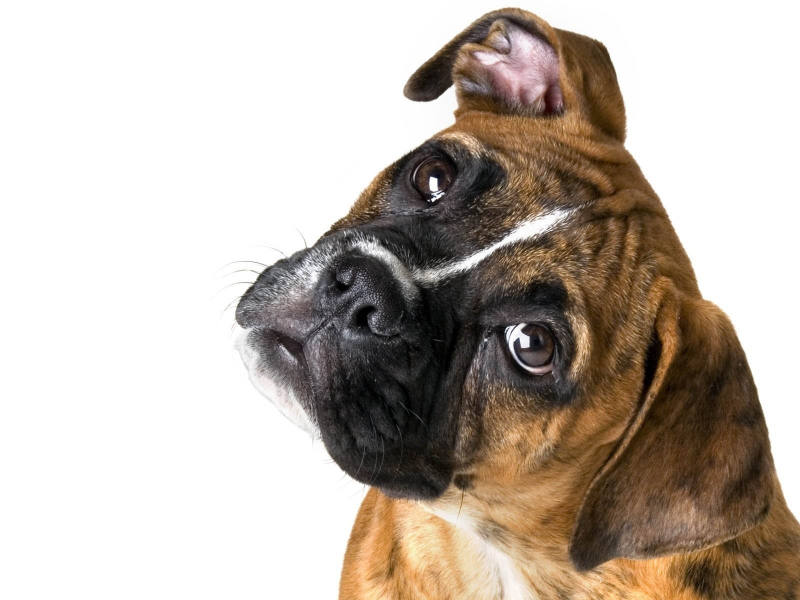
%> input picture Imaging/puppy.jpg, 1600 x 1200 px (shown at 1/2 size)
$ octave imaging.m   (GNU Octave 9; MATLAB toolbox functions it lacks are replaced by stand-ins)
%> lines starting %> are read from the running program, lines starting %| are printed output that depends on the picture; in (x1, y1, x2, y2) boxes, pixels count from 0 and x2, y2 are one past the last pixel; in counts of white or black regions, pixels touching at a corner belong together; the program's own positions count from 1
%% imaging

%red green and blue colors each have their own value matrices that are "overlayed" to find the resulting colors
% in each pixel, creating an image.

%images are considered figures, so you need close all in housekeeping
clc
clear
close all

% dimensions of RGB image
% number of rows of pixels x number of columns x 3 (1 layer per color)

%imread

ImageMatrix = imread('puppy.jpg');
%> ImageMatrix is the input picture: size 1200x1600x3 uint8; mean R, G, B 190.7, 180.7, 171.2

%layer 1 = red
%layer 2 = green
%layer 3 = blue

%show the image
%show the image matrix as an image

figure(1)
image(ImageMatrix);

%wants to know the size of the ImageMatrix

%layer should always be 3
[row, col, layer] = size(ImageMatrix);
%> row = 1200; col = 1600; layer = 3

%R = I(:,:,1);
%G = I(:,:,2);
%B = I(:,:,3);

%implicit loop
%separate each color layer
red = ImageMatrix(:,:,1);
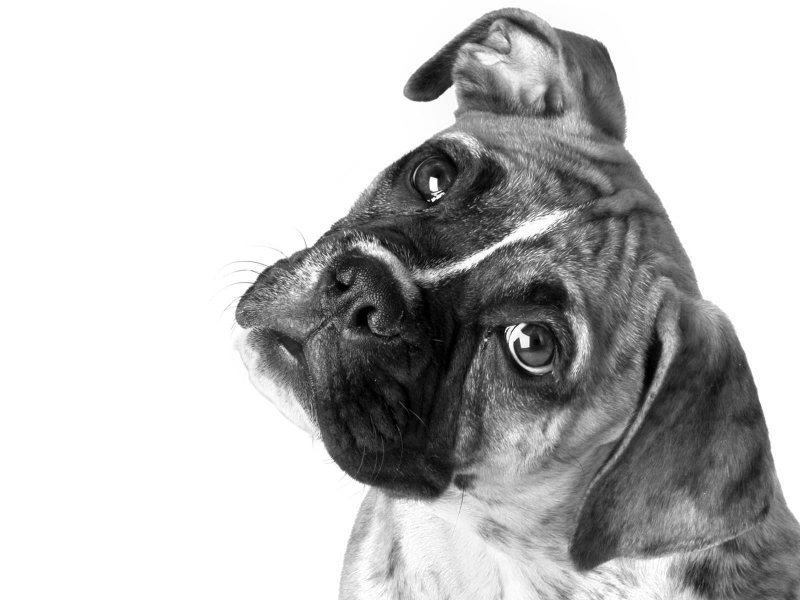
%> red: size 1200x1600 uint8 (shown at 1/2 size); min 0, max 255, mean 190.7
green = ImageMatrix(:,:,2);
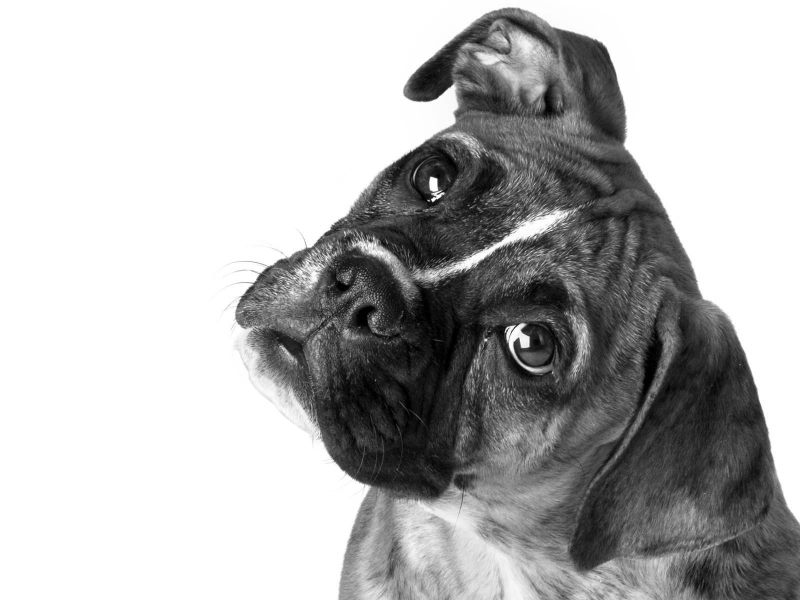
%> green: size 1200x1600 uint8 (shown at 1/2 size); min 0, max 255, mean 180.7
blue = ImageMatrix(:,:,3);
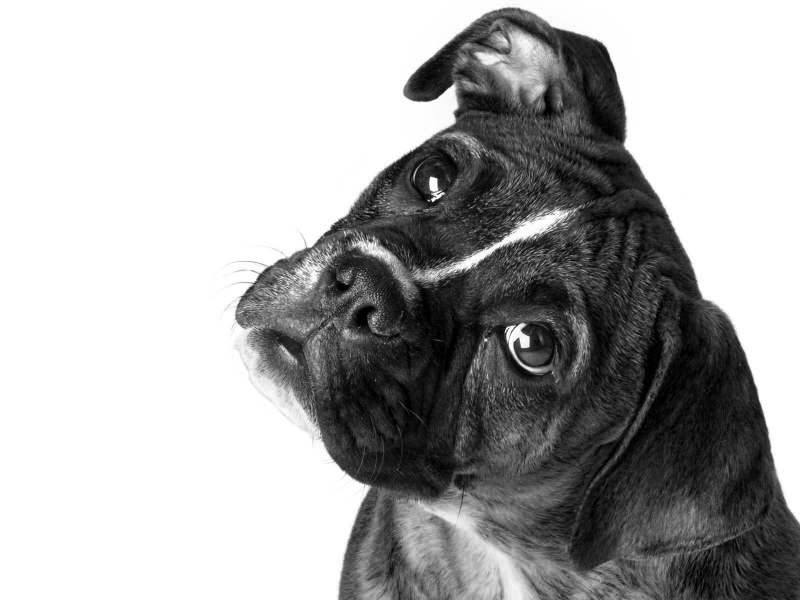
%> blue: size 1200x1600 uint8 (shown at 1/2 size); min 0, max 255, mean 171.2

%finding dimensions of the red matrix
[redr, redc, redl] = size(red);
%> redr = 1200; redc = 1600; redl = 1

%2 dimensional matrix
max_red = max(max(red)); %255 is max
%> max_red = 255
min_red = min(min(red)); %0 is min
%> min_red = 0

%the range for nay color is always from 0 to 255

%create a mask to identify all of the white pixels
%account for some tolerance to include imperfections
white_mask = red > 252 & green > 252 & blue > 252;
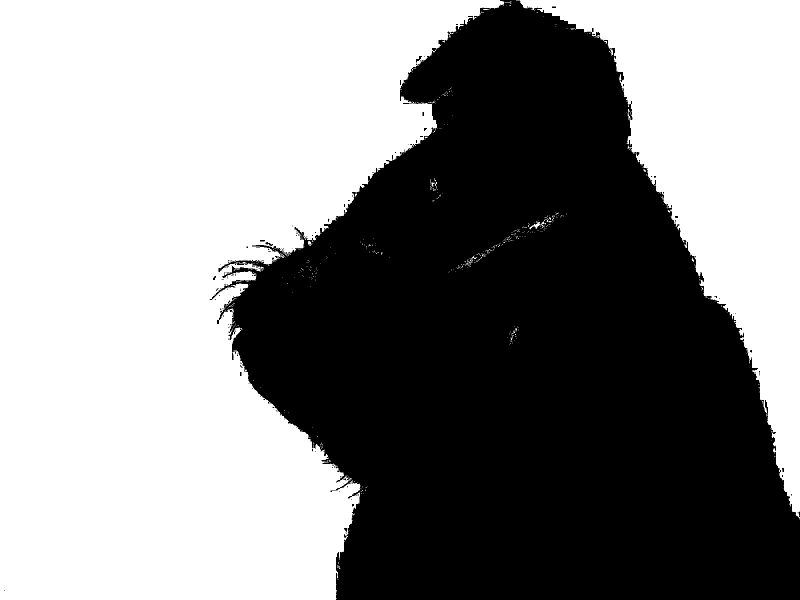
%> white_mask: size 1200x1600 logical (shown at 1/2 size); 53.9% white; 151 black regions (135 under 20 px), largest, box (x1, y1, x2, y2) and area: (419, 0, 1600, 1200) 883490, (832, 112, 844, 127) 63, (531, 484, 546, 492) 53
%identifying the pixels where red green and blue are greater than the tolerance of 180

%to apply a 2d mask on a 3d image, we must convert our mask matrix into a 3d image matrix
%to create a 3d matrix, concatenate
white_layer = cat(3, white_mask, white_mask, white_mask);
%taking the same image and making it 3 layers
%the above command builds a 3d matrix; "cat" concatenates data

tiedye = imread('tiedye.jpg');
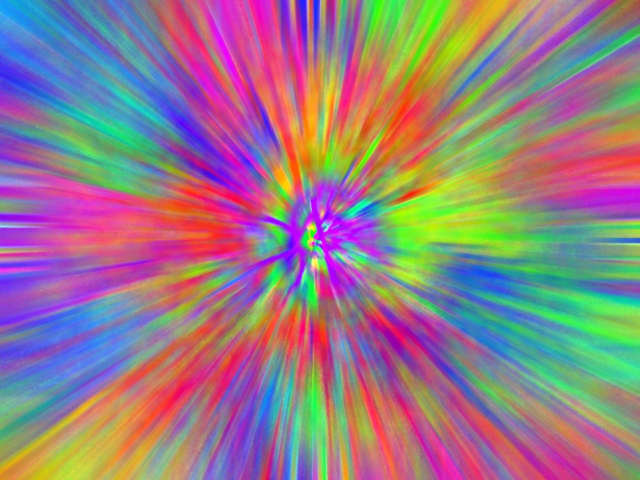
%> input picture Imaging/tiedye.jpg, 1280 x 960 px (shown at 1/2 size)
%> tiedye is the input picture: size 960x1280x3 uint8; mean R, G, B 149.9, 123.3, 134

figure(2)
image(tiedye);

%to combine the images of the tiedye backgroun and the puppy, the images must be the same size, in this case, 1600x1200

%we must resize one of the images
%imresize

tiedye_resize = imresize(tiedye,[row, col]);

figure(3)
image(tiedye_resize);

%applying 3d mask on both puppy image as well as resized tiedye image
ImageMatrix(white_layer) = tiedye_resize(white_layer);
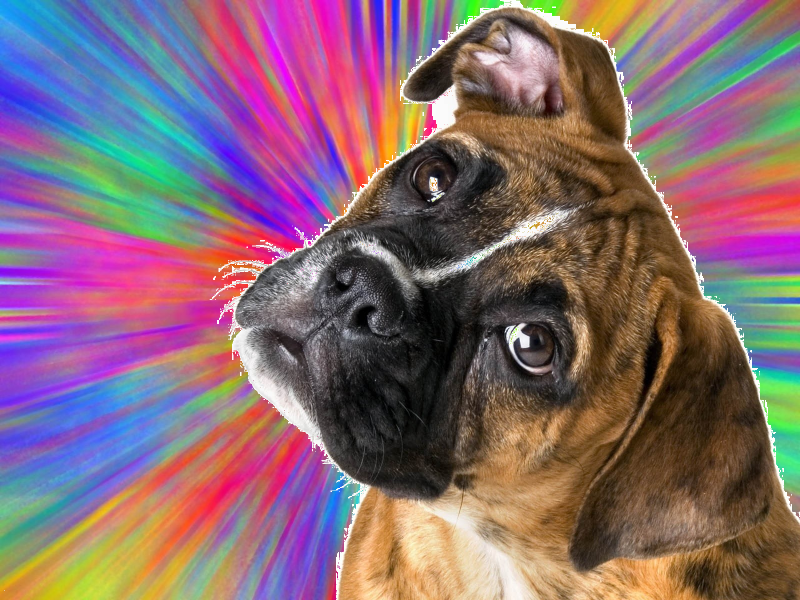
%> ImageMatrix: size 1200x1600x3 uint8 (shown at 1/2 size); mean R, G, B 134.4, 104.5, 113.6
%only works if both images are the same size

figure(4)
image(ImageMatrix);

%export image
imwrite(ImageMatrix,'NewImage.png');
%don't forget file extensions
